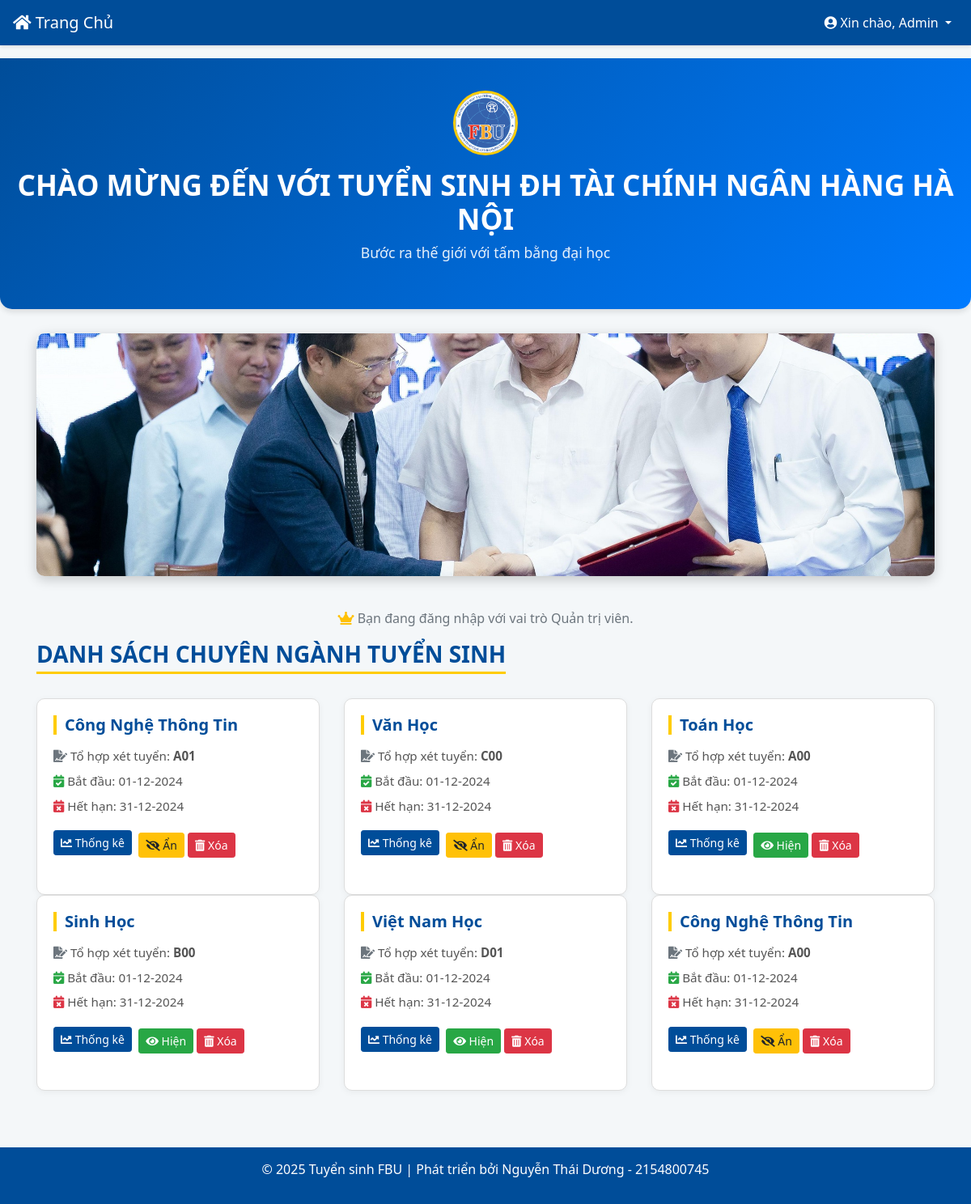
/src/trang_chu.php (signed in), run on the app's committed database.
### tables this page shows
CREATE TABLE `chuyen_nganh_tuyen_sinh` (
  `num` int(11) NOT NULL,
  `faculty` varchar(255) NOT NULL,
  `admission_group` varchar(30) NOT NULL,
  `begin_date` date NOT NULL,
  `end_date` date NOT NULL,
  `status` int(11) NOT NULL DEFAULT 1 COMMENT '0: Ẩn\r\n1: Hiện'
);

### function.php (called while the page is built, shortened)
<?php
function adminChuyenNganh()
{
    global $conn;
    $ds = [];
    $result = $conn->query("SELECT * FROM `chuyen_nganh_tuyen_sinh`");
    if ($result && $result->num_rows > 0) {
        while ($row = $result->fetch_assoc()) {
            $ds[] = $row;
        }
        return $ds;
    }
    return 0;
}

### src/trang_chu.php (the view, shortened to what this page needs)
<?php
include "../connectdb.php";
include "../function.php";
$username = htmlspecialchars($_SESSION['username']);
$role = htmlspecialchars($_SESSION['role']);
?>
<!DOCTYPE html>
<html lang="vi">
<head>
    <link href="https://stackpath.bootstrapcdn.com/bootstrap/4.5.2/css/bootstrap.min.css" rel="stylesheet">
    <link rel="stylesheet" href="https://cdnjs.cloudflare.com/ajax/libs/font-awesome/5.15.4/css/all.min.css">
</head>
<body>
    <nav class="navbar navbar-expand-lg navbar-dark fixed-top">
        <a class="navbar-brand" href="trang_chu.php">
            <i class="fas fa-home"></i> Trang Chủ
        </a>
        <div class="collapse navbar-collapse" id="navbarNav">
            <ul class="navbar-nav ml-auto">
                <li class="nav-item dropdown">
                    <a class="nav-link dropdown-toggle" href="#" id="navbarDropdown" role="button" data-toggle="dropdown" aria-haspopup="true" aria-expanded="false">
                        <i class="fas fa-user-circle"></i> Xin chào, <?php echo $username; ?>
                    </a>
                </li>
            </ul>
        </div>
    </nav>
    <div class="hero">
        <img src="../image/logo.png" alt="Logo Trường Đại Học Tài Chính - Ngân Hàng Hà Nội" class="site-logo" style="width: 80px; height: 80px; border-radius: 50%; display: block; margin: 0 auto 15px auto; background-color: white;">
        <h1>CHÀO MỪNG ĐẾN VỚI TUYỂN SINH ĐH TÀI CHÍNH NGÂN HÀNG HÀ NỘI</h1>
        <p style="font-size: 1.1rem; opacity: 0.9;">Bước ra thế giới với tấm bằng đại học</p>
    </div>
    <div class="container">
        <div class="slider">
            <ul style="
            --time: 30s; /* Tăng thời gian để slider chậm hơn */
            --quantity: 12;
            ">
                <li style="--index: 1"><img src="../image/anh_1.jpg" alt="Ảnh 1"></li>
            </ul>
        </div>
    </div>
    <form method="post">
        <div class="container content">
            <?php
            if ($role == 'admin') {
                echo '<p class="text-center text-muted"><i class="fas fa-crown text-warning"></i> Bạn đang đăng nhập với vai trò Quản trị viên.</p>';
            }
            ?>
            <h3 style="text-align: center; text-transform: uppercase">Danh Sách Chuyên Ngành Tuyển Sinh</h3>
            <div class="row">
                <?php
                switch ($role) {
                    case 'admin':
                        $ds_cn = adminChuyenNganh();
                        if (!empty($ds_cn)) {
                            foreach ($ds_cn as $cn) {
                                $faculty = htmlspecialchars($cn['faculty']);
                                $admission_group = htmlspecialchars($cn['admission_group']);
                                $num = (int)$cn['num'];
                                echo '<div class="col-lg-4 col-md-6">';
                                echo '<div class="card">
                                            <div class="card-body">
                                                <h5 class="card-title">' . $faculty . '</h5>
                                                <p class="card-text"><i class="fas fa-file-signature text-secondary"></i> Tổ hợp xét tuyển: <strong>' . $admission_group . '</strong></p>
                                                <p class="card-text"><i class="fas fa-calendar-check text-success"></i> Bắt đầu: ' . date('d-m-Y', strtotime($cn['begin_date'])) . '</p>
                                                <p class="card-text"><i class="fas fa-calendar-times text-danger"></i> Hết hạn: ' . date('d-m-Y', strtotime($cn['end_date'])) . '</p>
                                                <div class="mt-3">
                                                    <a href="trang_thong_ke_ho_so.php?faculty=' . urlencode($faculty) . '&admission_group=' . urlencode($admission_group) . '" class="btn btn-primary btn-sm"><i class="fas fa-chart-line"></i> Thống kê</a>
                                                &nbsp;';
                                echo    $cn['status'] == 1 ? '<button type="submit" name="an" value="' . $num . '" class="btn btn-warning btn-sm"><i class="fas fa-eye-slash"></i> Ẩn</button>'
                                    : '<button type="submit" name="hien" value="' . $num . '" class="btn btn-success btn-sm"><i class="fas fa-eye"></i> Hiện</button>';
                                echo            '&nbsp;<button type="submit" name="xoa" value="' . $num . '" class="btn btn-danger btn-sm" onclick="return confirm(\'Bạn có chắc chắn muốn xóa chuyên ngành này không?\')"><i class="fas fa-trash-alt"></i> Xóa</button>
                                                </div>
                                            </div>
                                        </div>';
                                echo '</div>';
                            }
                        } else {
                            echo '<div class="col-md-12"><div class="alert alert-danger" role="alert"><i class="fas fa-exclamation-triangle"></i> Chưa có dữ liệu chuyên ngành tuyển sinh!</div></div>';
                        }
                        break;
                }
                ?>
            </div>
        </div>
    </form>
    <footer>
        <p>&copy; 2025 Tuyển sinh FBU | Phát triển bởi Nguyễn Thái Dương - 2154800745</p>
    </footer>
</body>
</html>

### src/trang_chu.php (style rules this page uses)
:root { --primary-color: #004d99; --secondary-color: #ffcc00; --light-bg: #f4f7f9; --dark-text: #333; }
body { font-family: 'Segoe UI', Tahoma, Geneva, Verdana, sans-serif; background-color: var(--light-bg); color: var(--dark-text); padding-top: 56px; }
.navbar { background-color: var(--primary-color) !important; box-shadow: 0 2px 4px rgba(0, 0, 0, 0.1); position: fixed; top: 0; left: 0; right: 0; z-index: 1030; }
.navbar-brand, .navbar-nav .nav-link { color: white !important; transition: color 0.3s; }
.hero { background: linear-gradient(135deg, var(--primary-color) 0%, #007bff 100%); color: white; padding: 40px 20px; text-align: center; margin-bottom: 30px; border-bottom-left-radius: 15px; border-bottom-right-radius: 15px; box-shadow: 0 4px 6px rgba(0, 0, 0, 0.1); }
.hero h1 { font-size: 2.2rem; margin-top: 10px; font-weight: 600; }
.site-logo { border: 3px solid var(--secondary-color) !important; object-fit: cover; }
.slider { width: 100%; height: 300px; overflow: hidden; margin: 20px auto; border-radius: 10px; box-shadow: 0 4px 15px rgba(0, 0, 0, 0.2); position: relative; }
.slider ul { list-style: none; padding: 0; margin: 0; display: flex; width: calc(100% * var(--quantity)); height: 100%; animation: slideShow var(--time) infinite linear; }
.slider ul li { width: calc(100% / var(--quantity)); height: 100%; flex-shrink: 0; }
.slider ul li img { width: 100%; height: 100%; object-fit: cover; }
.slider ul[style*="--quantity: 12"] { animation: slideShow12 var(--time) infinite linear; }
.content { padding-top: 20px; padding-bottom: 40px; }
.content h3 { color: var(--primary-color); font-weight: 700; margin-bottom: 30px; border-bottom: 3px solid var(--secondary-color); display: inline-block; padding-bottom: 5px; }
.card { border: 1px solid #ddd; border-radius: 10px; transition: transform 0.3s, box-shadow 0.3s; margin-bottom: 25px; background-color: white; box-shadow: 0 2px 8px rgba(0, 0, 0, 0.05); height: 100%; }
.card-title { color: var(--primary-color); font-weight: 600; border-left: 4px solid var(--secondary-color); padding-left: 10px; margin-bottom: 15px; }
.card-text { font-size: 0.95rem; color: #555; margin-bottom: 8px; }
.btn-primary { background-color: var(--primary-color); border-color: var(--primary-color); transition: background-color 0.3s; }
.btn-danger, .btn-warning, .btn-success { margin-top: 5px; }
footer { background-color: var(--primary-color); color: white; text-align: center; padding: 15px 0; margin-top: 30px; }

### data on the page
chuyen_nganh_tuyen_sinh: faculty "Công Nghệ Thông Tin", admission_group "A01", begin_date "01-12-2024", end_date "31-12-2024", $num 1 (drawn)
chuyen_nganh_tuyen_sinh: faculty "Văn Học", admission_group "C00", begin_date "01-12-2024", end_date "31-12-2024", $num 2 (drawn)
chuyen_nganh_tuyen_sinh: faculty "Toán Học", admission_group "A00", begin_date "01-12-2024", end_date "31-12-2024", $num 3 (drawn)
chuyen_nganh_tuyen_sinh: faculty "Sinh Học", admission_group "B00", begin_date "01-12-2024", end_date "31-12-2024", $num 4 (drawn)
chuyen_nganh_tuyen_sinh: faculty "Việt Nam Học", admission_group "D01", begin_date "01-12-2024", end_date "31-12-2024", $num 5 (drawn)
chuyen_nganh_tuyen_sinh: faculty "Công Nghệ Thông Tin", admission_group "A00", begin_date "01-12-2024", end_date "31-12-2024", $num 6 (drawn)

### other printed values
$username "Admin"
